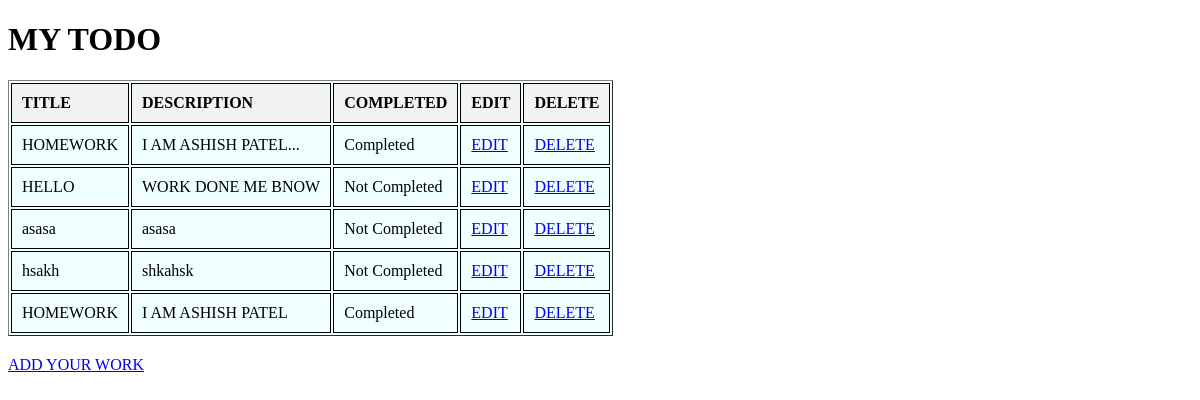
The page / on the database its author committed.
### todo/models.py (models this page shows, shortened)
class Todo(models.Model):
    title = models.CharField(max_length=100)
    description = models.TextField(blank=True)
    completed = models.BooleanField(default=False)
    created_at = models.DateTimeField(default=timezone.now)
    updated_at = models.DateTimeField(auto_now=True)

### todo/views.py (the view)
# urls.py: path('',views.index,name='index'),
def index(request):
    todos=Todo.objects.all()
    context={
        'todos':todos
    }
    return render(request,'index.html',context)

### todo/templates/index.html (shortened to what this page needs)
<!DOCTYPE html>
<html lang="en">
<head>
</head>
<body>
    <h1>MY TODO</h1>
    <ui>
    <table border="1">
        <tr>
            <th>TITLE </th>
            <th>DESCRIPTION</th>
            <th>COMPLETED</th>
            <th>EDIT</th>
            <th>DELETE</th>
        </tr>
        {% for todo in todos %}
        <tr>
            <td>{{ todo.title }}</td>
            <td> {{ todo.description }}</td>
            <td>  {{ todo.completed|yesno:"Completed,Not Completed" }}</td>
            <td><a href="{% url 'update_todo' todo.id %}">EDIT</a></td>
            <td><a href="{% url 'delete_todo' todo.id %}">DELETE</a></td>
        </tr>
        {% endfor %}
    </table>
    <a href="{% url 'add_todo' %}">ADD YOUR WORK</a>
</body>
</html>

### todo/templates/index.html (style rules this page uses)
table { background-color: azure; width: auto; height:fit-content; margin: 20px 0; }
th, td { border: 1px solid black; padding: 10px; text-align: left; }
th { background-color: #f2f2f2; }

### rows shown on the page
Todo: title "HOMEWORK", description "I AM ASHISH PATEL...", completed "Completed"
Todo: title "HELLO", description "WORK DONE ME BNOW", completed "Not Completed"
Todo: title "asasa", description "asasa", completed "Not Completed"
Todo: title "hsakh", description "shkahsk", completed "Not Completed"
Todo: title "HOMEWORK", description "I AM ASHISH PATEL", completed "Completed"
